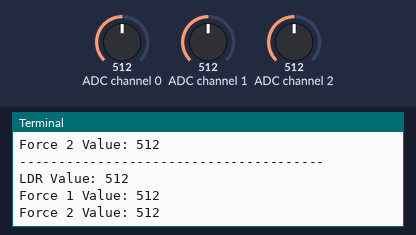
A program run on a simulated Raspberry Pi (BCM pin numbers). On the bench: the last lines printed to the terminal. The test bench sets the inputs (shaded band); at power-on: ADC channel 0 = 512, ADC channel 1 = 512, ADC channel 2 = 512 (analog values on the 0–1023 scale).

Above: at 1.2 s.
1.3 s: ADC channel 0 set to 716
At 1.9 s:
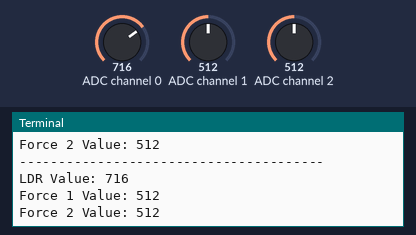
2.8 s: ADC channel 1 set to 716
At 3.4 s:
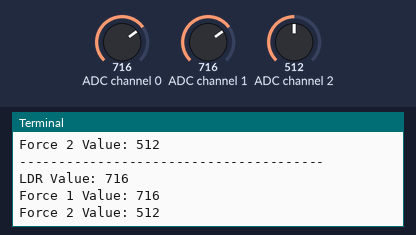
4.3 s: ADC channel 2 set to 716
At 4.9 s:
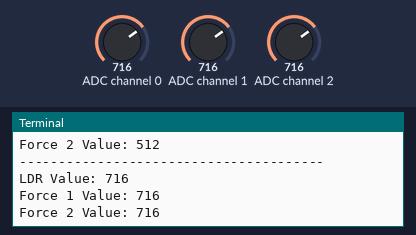
5.8 s: ADC channel 0 set to 900
At 6.3 s:
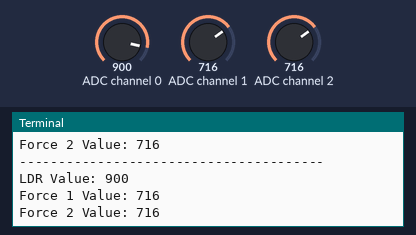
7.3 s: ADC channel 1 set to 900
At 7.9 s:
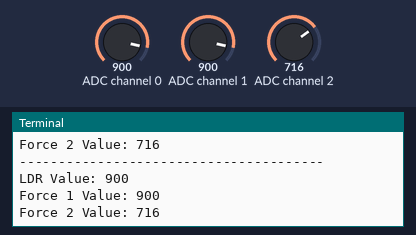
8.8 s: ADC channel 2 set to 900
At 9.4 s:
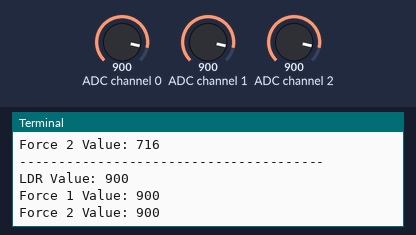
Timing chart, 0 to 11.3 s (numbered marks = the images above; inputs shaded):
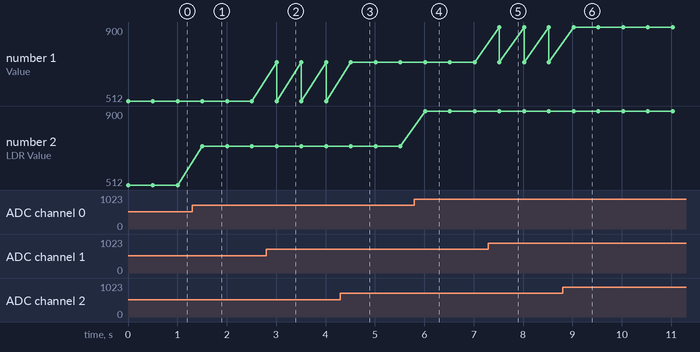

Measured:
- after the input at 1.3 s, the terminal: prints a new line after 0.21 s (image 1)
- after the input at 2.8 s, the terminal: prints a new line after 0.21 s (image 2)
- after the input at 4.3 s, the terminal: prints a new line after 0.21 s (image 3)
- after the input at 5.8 s, the terminal: prints a new line after 0.22 s (image 4)
- after the input at 7.3 s, the terminal: prints a new line after 0.22 s (image 5)
- after the input at 8.8 s, the terminal: prints a new line after 0.23 s (image 6)
- plotted number 2: 512 → 716 after the input at 1.3 s, 716 → 900 after the input at 5.8 s

The program:

adc-light-force.py
```python
#!/usr/bin/python

import spidev
import time

#Define Variables
delay = 0.5
ldr_channel = 0
force1_channel = 1
force2_channel = 2

#Create SPI
spi = spidev.SpiDev()
spi.open(0, 0)

def readadc(adcnum):
    # read SPI data from the MCP3008, 8 channels in total
    if adcnum > 7 or adcnum < 0:
        return -1
    r = spi.xfer2([1, 8 + adcnum << 4, 0])
    data = ((r[1] & 3) << 8) + r[2]
    return data


while True:
    ldr_value = readadc(ldr_channel)
    force1_value = readadc(force1_channel)
    force2_value = readadc(force2_channel)
    print "---------------------------------------"
    print("LDR Value: %d" % ldr_value)
    print("Force 1 Value: %d" % force1_value)
    print("Force 2 Value: %d" % force2_value)
    time.sleep(delay)
```
